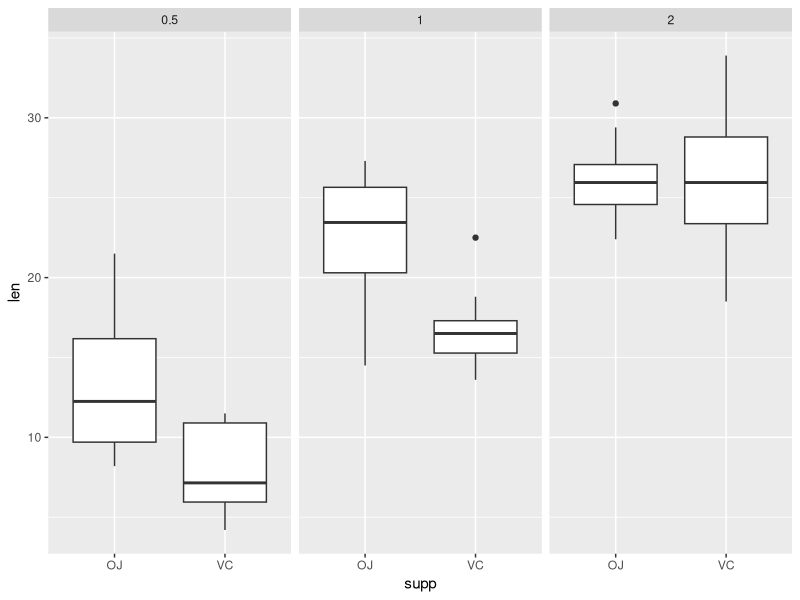

R code for this plot:
## ---- chunk 1
library(ggplot2)
data(ToothGrowth)
summary(ToothGrowth)
head(ToothGrowth)
ToothGrowth <- transform(ToothGrowth, dose=factor(dose))
qplot(supp, len, data=ToothGrowth, geom="boxplot", facets=.~dose)
## ---- chunk 2
t.test(len~supp, data=ToothGrowth)
## ---- chunk 3
dosecompare = subset(ToothGrowth, dose %in% c(0.5,2))
t.test(len~dose, data=dosecompare)
